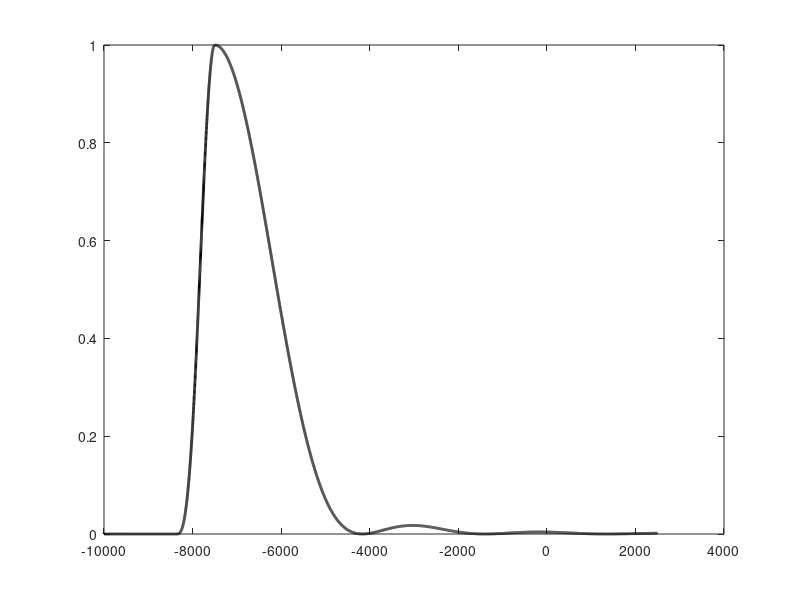
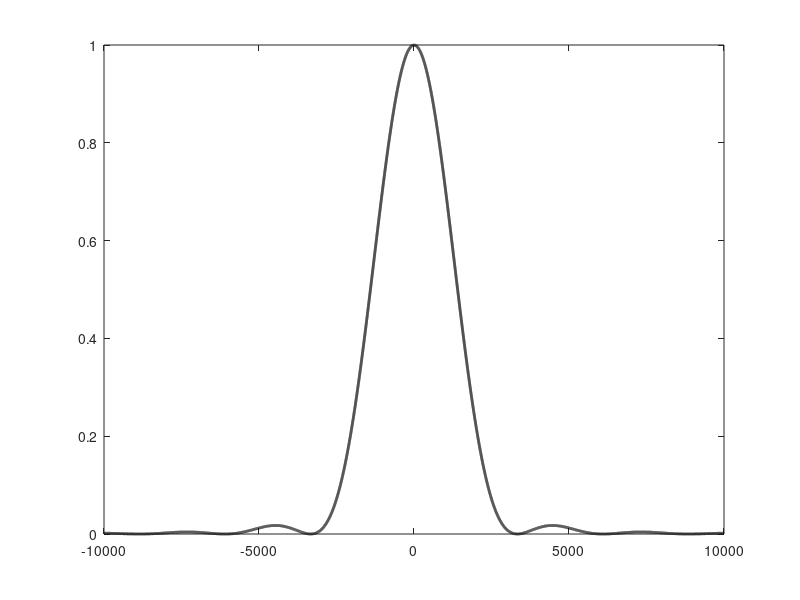

The MATLAB script that drew these images, in order:
close all;
clear all

%% angular distribution
% parameters
n = 3; % # of diffraction orders
sq = 4; % squeeze factor
wl = 0.5*1e-6;
szPinhole = 50*1e-6; % pinhole diameter
frstzero = 1.22*wl/(szPinhole); % [radians]
offset = 0; % set hard edge coordinate
nTheta = 1e4; % sampling

k = 2*pi/wl; 
r = szPinhole/2; % pinhole radius

% profile
t = linspace(0,frstzero*n,nTheta); % theta [radians]
x_ = k*r*sin(t); % bessel x
% Gaussian
I1Dhalf = (2*besselj(1,x_)).^2./x_.^2;
% Squeezed Gaussian
I1DhalfSq = I1Dhalf(1:sq:nTheta);
I1DhalfSq(nTheta/sq/n-offset:end ) = 0;   
%combined halves
I1D = fliplr([fliplr(I1Dhalf) I1DhalfSq]);
%display
hFig = figure(1);
xx = -nTheta+1:nTheta/sq;
hp = plot(xx,I1D,'k','LineWidth',2,'LineStyle','-');

%% spacial distribution
% profile
t = linspace(0,frstzero*n,nTheta); % theta [radians]
x_ = k*r*sin(t); % bessel x
% Gaussian
I1Dhalf = (2*besselj(1,x_)).^2./x_.^2;
% Squeezed Gaussian
I1DhalfSq = I1Dhalf(1:sq:nTheta);
%combined halves
I1D = fliplr([fliplr(I1Dhalf) I1Dhalf]);
%display
hFig = figure(2);
xx = -nTheta+1:nTheta;
hp = plot(xx,I1D,'k','LineWidth',2,'LineStyle','-');

